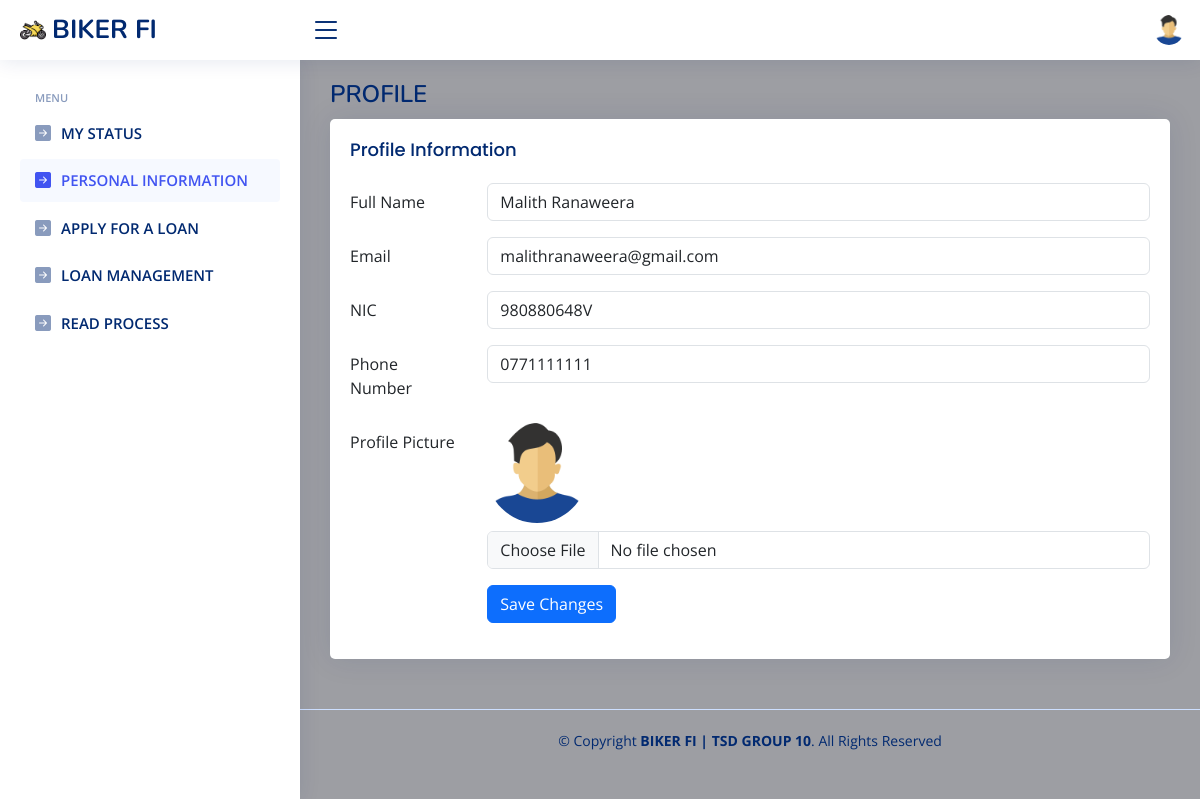
The app's page /profile.php (signed in) with its own data.
### tables this page shows
CREATE TABLE `users` (
  `role` varchar(1) DEFAULT NULL,
  `id` int(11) NOT NULL,
  `full_name` varchar(255) DEFAULT NULL,
  `email` varchar(255) DEFAULT NULL,
  `phone_number` varchar(15) DEFAULT NULL,
  `nic` varchar(13) DEFAULT NULL,
  `password` varchar(255) DEFAULT NULL,
  `created_at` timestamp NOT NULL DEFAULT current_timestamp(),
  `updated_at` timestamp NOT NULL DEFAULT current_timestamp() ON UPDATE current_timestamp(),
  `image` varchar(500) DEFAULT NULL,
  `agreement` varchar(1) DEFAULT NULL
);

### profile.php (the view, shortened to what this page needs)
<?php
include("connection.php");
$id = $_SESSION['id'];
$query = "SELECT full_name, email, nic, phone_number, image FROM users WHERE id = ?";
$stmt = mysqli_prepare($conn, $query);
mysqli_stmt_bind_param($stmt, 'i', $id);
mysqli_stmt_execute($stmt);
$result = mysqli_stmt_get_result($stmt);
if ($row = mysqli_fetch_assoc($result)) {
	$full_name = $row['full_name'];
	$email = $row['email'];
	$nic = $row['nic'];
	$phone_number = $row['phone_number'];
	$profile_image = $row['image'] ?: "assets/img/user.webp";
} else {
	header("location:logout.php");
	exit();
}
?>
<!DOCTYPE html>
<html lang="en">
<head>
	<link href="assets/vendor/bootstrap/css/bootstrap.min.css" rel="stylesheet">
	<link href="assets/vendor/bootstrap-icons/bootstrap-icons.css" rel="stylesheet">
	<link href="assets/vendor/boxicons/css/boxicons.min.css" rel="stylesheet">
	<link href="assets/vendor/quill/quill.snow.css" rel="stylesheet">
	<link href="assets/vendor/quill/quill.bubble.css" rel="stylesheet">
	<link href="assets/vendor/remixicon/remixicon.css" rel="stylesheet">
	<link href="assets/vendor/simple-datatables/style.css" rel="stylesheet">
	<link href="assets/css/style.css" rel="stylesheet">
</head>
<body>
	<header id="header" class="header fixed-top d-flex align-items-center">
		<div class="d-flex align-items-center justify-content-between">
			<a href="" class="logo d-flex align-items-center">
				<img src="assets/img/logo2.png" alt="">
				<span class="d-none d-lg-block">BIKER FI</span>
			</a>
			<i class="bi bi-list toggle-sidebar-btn"></i>
		</div>
		<nav class="header-nav ms-auto">
			<ul class="d-flex align-items-center">
				<li class="nav-item dropdown pe-3">
					<a class="nav-link nav-profile d-flex align-items-center pe-0" href="#" data-bs-toggle="dropdown">
						<img src="<?= $profile_image ?>" alt="Profile" class="rounded-circle" width="30" height="30">
					</a>
				</li>
			</ul>
		</nav>
	</header>
	<aside id="sidebar" class="sidebar">
		<ul class="sidebar-nav" id="sidebar-nav">
			<li class="nav-heading">MENU</li>
			<li class="nav-item"><a class="nav-link collapsed" href="status.php">
					<i class="bi bi-arrow-right-square-fill"></i>
					<span>MY STATUS</span></a>
			</li>
			<li class="nav-item"><a class="nav-link" href="profile.php">
					<i class="bi bi-arrow-right-square-fill"></i>
					<span>PERSONAL INFORMATION</span></a>
			</li>
			<li class="nav-item"><a class="nav-link collapsed" href="applyforaloan.php">
					<i class="bi bi-arrow-right-square-fill"></i>
					<span>APPLY FOR A LOAN</span></a>
			</li>
			<li class="nav-item"><a class="nav-link collapsed" href="loanmanagement.php">
					<i class="bi bi-arrow-right-square-fill"></i>
					<span>LOAN MANAGEMENT</span></a>
			</li>
			<li class="nav-item"><a class="nav-link collapsed" href="process.php">
					<i class="bi bi-arrow-right-square-fill"></i>
					<span>READ PROCESS</span></a>
			</li>
		</ul>
	</aside>
	<main id="main" class="main">
		<div class="pagetitle">
			<h1>PROFILE</h1>
		</div>
		<section class="section">
			<div class="row">
				<div class="col-12">
					<div class="card">
						<div class="card-body">
							<h2 class="card-title">Profile Information</h2>
							<form method="post" action="" enctype="multipart/form-data">
								<div class="row mb-3">
									<label class="col-sm-2 col-form-label" for="name">Full Name</label>
									<div class="col-sm-10">
										<input type="text" id="name" name="full_name" class="form-control" value="<?= $full_name; ?>" required>
									</div>
								</div>
								<div class="row mb-3">
									<label class="col-sm-2 col-form-label" for="email">Email</label>
									<div class="col-sm-10">
										<input type="email" id="email" name="email" class="form-control" value="<?= $email; ?>" readonly>
									</div>
								</div>
								<div class="row mb-3">
									<label class="col-sm-2 col-form-label" for="nic">NIC</label>
									<div class="col-sm-10">
										<input type="text" id="nic" name="nic" class="form-control" value="<?= $nic; ?>" readonly>
									</div>
								</div>
								<div class="row mb-3">
									<label class="col-sm-2 col-form-label" for="phone">Phone Number</label>
									<div class="col-sm-10">
										<input type="text" id="phone" name="phone" class="form-control" value="<?= $phone_number; ?>" required>
									</div>
								</div>
								<div class="row mb-3">
									<label class="col-sm-2 col-form-label" for="profilePic">Profile Picture</label>
									<div class="col-sm-10">
										<img src="<?= $profile_image ?>" alt="Profile" class="rounded-circle" width="100" height="100">
										<br>
										<input type="file" id="profilePic" name="profilePic" class="form-control mt-2">
									</div>
								</div>
								<div class="row mb-3">
									<div class="col-sm-10 offset-sm-2">
										<button type="submit" name="submit" class="btn btn-primary btn-block">Save Changes</button>
									</div>
								</div>
							</form>
						</div>
					</div>
				</div>
			</div>
		</section>
	</main>
	<footer id="footer" class="footer">
		<div class="copyright">
			&copy; Copyright <strong><span>BIKER FI | TSD GROUP 10</span></strong>. All Rights Reserved
		</div>
	</footer>
</body>
</html>

### assets/css/style.css (style rules this page uses)
:root { scroll-behavior: smooth; }
body { font-family: "Open Sans", sans-serif; background: #9d9ea3; color: #444444; }
a { color: #4154f1; text-decoration: none; }
h1, h2, h3, h4, h5, h6 { font-family: "Nunito", sans-serif; }
#main { margin-top: 60px; padding: 20px 30px; transition: all 0.3s; }
.pagetitle { margin-bottom: 10px; }
.pagetitle h1 { font-size: 24px; margin-bottom: 0; font-weight: 600; color: #012970; }
.card { margin-bottom: 30px; border: none; border-radius: 5px; box-shadow: 0px 0 30px rgba(1, 41, 112, 0.1); }
.card-title { padding: 20px 0 15px 0; font-size: 18px; font-weight: 500; color: #012970; font-family: "Poppins", sans-serif; }
.card-body { padding: 0 20px 20px 20px; }
.logo { line-height: 1; }
@media (min-width: 1200px) { .logo { width: 280px; } }
.logo img { max-height: 26px; margin-right: 6px; }
.logo span { font-size: 26px; font-weight: 700; color: #012970; font-family: "Nunito", sans-serif; }
.header { transition: all 0.5s; z-index: 997; height: 60px; box-shadow: 0px 2px 20px rgba(1, 41, 112, 0.1); background-color: #fff; padding-left: 20px; }
.header .toggle-sidebar-btn { font-size: 32px; padding-left: 10px; cursor: pointer; color: #012970; }
.header-nav ul { list-style: none; }
.header-nav>ul { margin: 0; padding: 0; }
.header-nav .nav-profile { color: #012970; }
.header-nav .nav-profile img { max-height: 36px; }
.sidebar { position: fixed; top: 60px; left: 0; bottom: 0; width: 300px; z-index: 996; transition: all 0.3s; padding: 20px; overflow-y: auto; scrollbar-width: thin; scrollbar-color: #aab7cf transparent; box-shadow: 0px 0px 20px rgba(1, 41, 112, 0.1); background-color: #fff; }
@media (min-width: 1200px) { #main, #footer { margin-left: 300px; } }
.sidebar-nav { padding: 0; margin: 0; list-style: none; }
.sidebar-nav li { padding: 0; margin: 0; list-style: none; }
.sidebar-nav .nav-item { margin-bottom: 5px; }
.sidebar-nav .nav-heading { font-size: 11px; text-transform: uppercase; color: #899bbd; font-weight: 600; margin: 10px 0 5px 15px; }
.sidebar-nav .nav-link { display: flex; align-items: center; font-size: 15px; font-weight: 600; color: #4154f1; transition: 0.3; background: #f6f9ff; padding: 10px 15px; border-radius: 4px; }
.sidebar-nav .nav-link i { font-size: 16px; margin-right: 10px; color: #4154f1; }
.sidebar-nav .nav-link.collapsed { color: #012970; background: #fff; }
.sidebar-nav .nav-link.collapsed i { color: #899bbd; }
.footer { padding: 20px 0; font-size: 14px; transition: all 0.3s; border-top: 1px solid #cddfff; }
.footer .copyright { text-align: center; color: #012970; }

### records on screen
users: full_name "Malith Ranaweera", email "malithranaweera@gmail.com", nic "980880648V", phone "0771111111"
